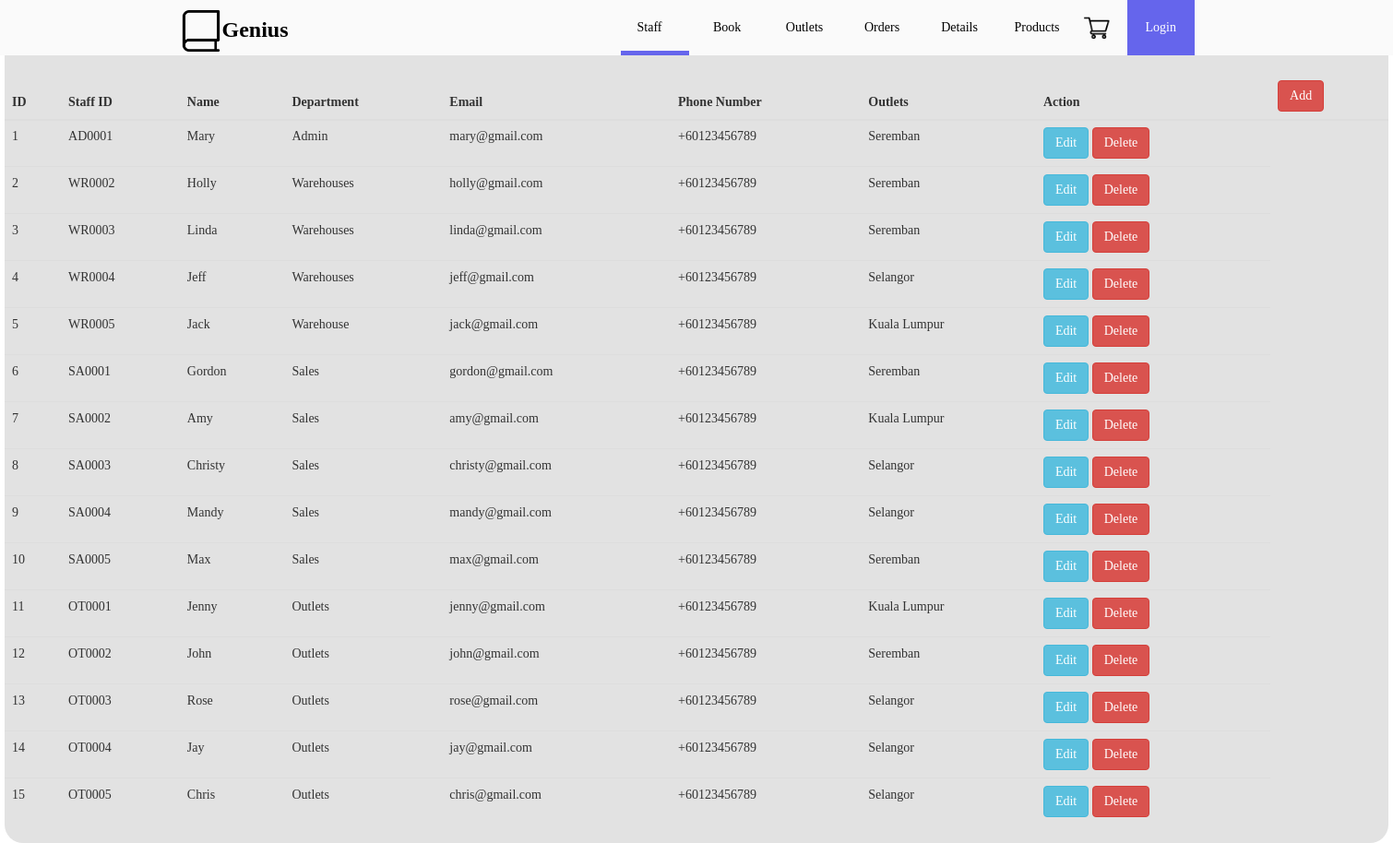
The app's page /admin/staff.php?outlet=d with its own data.
### tables this page shows
CREATE TABLE `staff` (
  `id` int NOT NULL AUTO_INCREMENT,
  `staffID`  varchar(255) NOT NULL,
  `name` varchar(255) NOT NULL,
  `department` varchar(255) NOT NULL,
  `email` varchar(255) NOT NULL,
  `phonenumber` varchar(255) NOT NULL,
  `password` varchar(255) NOT NULL,
  `outlets` varchar(255) NOT NULL,
  PRIMARY KEY (id)
);

### admin/staff.php (the view, shortened to what this page needs)
<!DOCTYPE html>
<html>
<head>
<link href="https://cdnjs.cloudflare.com/ajax/libs/twitter-bootstrap/3.3.7/css/bootstrap.min.css" rel="stylesheet" />
<link rel="stylesheet" href="https://cdnjs.cloudflare.com/ajax/libs/bootstrap-tagsinput/0.8.0/bootstrap-tagsinput.css">
<link rel="stylesheet" href="https://cdnjs.cloudflare.com/ajax/libs/bootstrap-tagsinput/0.8.0/bootstrap-tagsinput-typeahead.css" />
<link rel="stylesheet" href="../css/homepage.css" type="text/css">
<link rel="stylesheet" href="../css/website.css" type="text/css">
<link rel="stylesheet" href="../css/products.css" type="text/css">
<?php
if (isset($_GET['outlet'])) {
  $selectedOutlet = $_GET['outlet'];
} else {
  $selectedOutlet = 'd';
}
?>
</head>
<body onload="checkurl()" id="style-1ff" style="display: flex;  justify-content: center; align-items: center; flex-direction: column;">
<div id="home" class="nav-bar">
    <nav class="nav-box">
        <a class="logo-text">
            <img class="navigate-logo" src="../img/book.png" alt="Book">
            <b>Genius</b>
        </a>
        <?php
        if (isset($_SESSION['loggedin']) && $_SESSION['loggedin'] == true) {
            echo '<button onclick="showLogoutDiv()" class="nav-contact nav-list logged-in">';
            echo "Hello, ",$_SESSION['name'],"!";
            echo '</button>';
        } else {
            echo '<a class="nav-contact nav-list" href="../profile/login.php">';
            echo "Login";
            echo '</a>';
        }
        ?>
        <img class="my-cart cart-icon" src="../img/cart.svg" alt="cart">
        <a class="nav-list" onclick="phome()">Products<div></div></a>
        <a class="nav-list" onclick="details()">Details<div></div></a>
        <a class="nav-list" onclick="order()">Orders<div></div></a>
        <a class="nav-list" onclick="outlets()">Outlets<div></div></a>
        <a class="nav-list" onclick="book()">Book<div></div></a>
        <a class="nav-list" onclick="staff()">Staff<div class="nav-active"></div></div></a>
  <?php require_once 'adminphp.php'; ?>
<div class="container">
    <?php
        $mysqli = new mysqli('localhost', 'root', '', 'capstone2') or die(mysqli_error($mysqli));
        $result = $mysqli->query("SELECT * FROM staff") or die($mysqli_error);
        ?>
        <br><p style="font-size:20px; color:green;">Manage Staff Details:</p><br>
        <div class="row justify-content-center">
            <table class="table table-align">
                <thead>
                    <tr>
                        <th>ID</th>
                        <th>Staff ID</th>
                        <th>Name</th>
                        <th>Department</th>
                        <th>Email</th>
                        <th>Phone Number</th>
                        <th>Outlets</th>
                        <th colspan="5">Action</th>
                        <th><a href="addstaff.php?outlet=<?php echo $selectedOutlet; ?>"
                            class="btn btn-danger">Add</a></th>
                </thead>
        <?php
            while ($row = $result->fetch_assoc()): ?>
                <tr>
                    <td><?php echo $row['id']; ?></td>
                    <td><?php echo $row['staffID']; ?></td>
                    <td><?php echo $row['name']; ?></td>
                    <td><?php echo $row['department']; ?></td>
                    <td><?php echo $row['email']; ?></td>
                    <td><?php echo $row['phonenumber']; ?></td>
                    <td><?php echo $row['outlets']; ?></td>
                    <td>
                        <a href="editstaff.php?staffID=<?php echo $row['staffID']; ?>&outlet=<?php echo $selectedOutlet; ?>"
                            class="btn btn-info">Edit</a>
                            <a href="staff.php?deletestaff=<?php echo $row['id']; ?>&outlet=<?php echo $selectedOutlet; ?>"
                            class="btn btn-danger">Delete</a>
                    </td>
                </tr>
            <?php endwhile; ?>
            </table>
        </div>
</div>
</body>
</html>

### css/homepage.css (style rules this page uses)
body { height: max-content; align-items: center; justify-content: center; }
.container { background-color: rgba(211, 211, 211, 0.658); width: 1500px; margin-left: auto; margin-right: auto; border-radius: 20px; text-align: center; }

### css/website.css (style rules this page uses)
body { overflow-x: hidden; margin: 0; font-family: Bahnschrift; -ms-overflow-style: none; scrollbar-width: none; overflow-y: scroll; scroll-behavior: smooth; }
.nav-bar { position: fixed; margin-right: 0 auto 0 auto; top: 0; left: 0; width: 100%; height: 60px; background-color: #FAFAFA; overflow: hidden; z-index: 3; }
.nav-box { height: 60px; width: 1300px; margin-left: auto; margin-right: auto; }
.logo-text { font-size: 24px; color: black; text-decoration: none; line-height: 64px; float: left; }
.my-cart { float: right; padding-top: 16.5px; width: 45.5px; height: 26px; cursor: pointer; }
.nav-list { float: right; color: black; text-align: center; text-decoration: none; font-size: 14px; width: 84px; line-height: 59px; white-space: nowrap; padding-left: 6px; padding-right: 6px; }
.nav-contact { color: white; background-color:rgb(101, 101, 236); height: 60px; width: 125px; vertical-align: center; margin-left: 10px; z-index: 2; }

### css/products.css (style rules this page uses)
body { overflow-x: hidden; margin: 0; font-family: Bahnschrift; overflow-y: scroll; scroll-behavior: smooth; background-repeat: repeat; background-image: url("../img/template-image/main-background.png"); }
.nav-bar { position: fixed; margin-right: auto; margin-left: auto; margin-bottom: 0; margin-top: 0; top: 0; left: 0; width: 100%; height: 60px; background-color: #FAFAFA; overflow: hidden; z-index: 3; }
.nav-box { height: 60px; width: 1100px; transform: translate(-10px); margin-left: auto; margin-right: auto; }
.logo-text { font-size: 24px; color: black; text-decoration: none; line-height: 64px; float: left; }
.my-cart { float: right; padding-top: 16.5px; width: 45.5px; height: 26px; }
.nav-list { float: right; color: black; text-align: center; text-decoration: none; font-size: 14px; width: 84px; line-height: 59px; white-space: nowrap; padding-left: 6px; padding-right: 6px; }
.nav-contact { border: 0; font-family: Bahnschrift; color: white; background-color: rgb(101, 101, 236); height: 60px; width: auto; padding-left: 20px; padding-right: 20px; vertical-align: center; margin-left: 10px; }
.my-cart { cursor: pointer; }
.nav-active { position: absolute; width: 74.4px; height: 5.2px; background-color: rgb(101, 101, 236); bottom: 0; transform: translate(5px); z-index: -1; }
.table-align { text-align: left; }

### admin/staff.php (style rules this page uses)
.navigate-logo { float: left; padding-top: 10.5px; width: 45.5px; }
.cart-icon { padding-top: 15.5px; width: 45.5px; height:45px; }
.table-align { text-align: left; }

### records on screen
staff: id "1", staffID "AD0001", name "Mary", department "Admin", email "mary@gmail.com", phonenumber "+60123456789", outlets "Seremban"
staff: id "2", staffID "WR0002", name "Holly", department "Warehouses", email "holly@gmail.com", phonenumber "+60123456789", outlets "Seremban"
staff: id "3", staffID "WR0003", name "Linda", department "Warehouses", email "linda@gmail.com", phonenumber "+60123456789", outlets "Seremban"
staff: id "4", staffID "WR0004", name "Jeff", department "Warehouses", email "jeff@gmail.com", phonenumber "+60123456789", outlets "Selangor"
staff: id "5", staffID "WR0005", name "Jack", department "Warehouse", email "jack@gmail.com", phonenumber "+60123456789", outlets "Kuala Lumpur"
staff: id "6", staffID "SA0001", name "Gordon", department "Sales", email "gordon@gmail.com", phonenumber "+60123456789", outlets "Seremban"
staff: id "7", staffID "SA0002", name "Amy", department "Sales", email "amy@gmail.com", phonenumber "+60123456789", outlets "Kuala Lumpur"
staff: id "8", staffID "SA0003", name "Christy", department "Sales", email "christy@gmail.com", phonenumber "+60123456789", outlets "Selangor"
staff: id "9", staffID "SA0004", name "Mandy", department "Sales", email "mandy@gmail.com", phonenumber "+60123456789", outlets "Selangor"
staff: id "10", staffID "SA0005", name "Max", department "Sales", email "max@gmail.com", phonenumber "+60123456789", outlets "Seremban"
staff: id "11", staffID "OT0001", name "Jenny", department "Outlets", email "jenny@gmail.com", phonenumber "+60123456789", outlets "Kuala Lumpur"
staff: id "12", staffID "OT0002", name "John", department "Outlets", email "john@gmail.com", phonenumber "+60123456789", outlets "Seremban"
staff: id "13", staffID "OT0003", name "Rose", department "Outlets", email "rose@gmail.com", phonenumber "+60123456789", outlets "Selangor"
staff: id "14", staffID "OT0004", name "Jay", department "Outlets", email "jay@gmail.com", phonenumber "+60123456789", outlets "Selangor"
staff: id "15", staffID "OT0005", name "Chris", department "Outlets", email "chris@gmail.com", phonenumber "+60123456789", outlets "Selangor"
